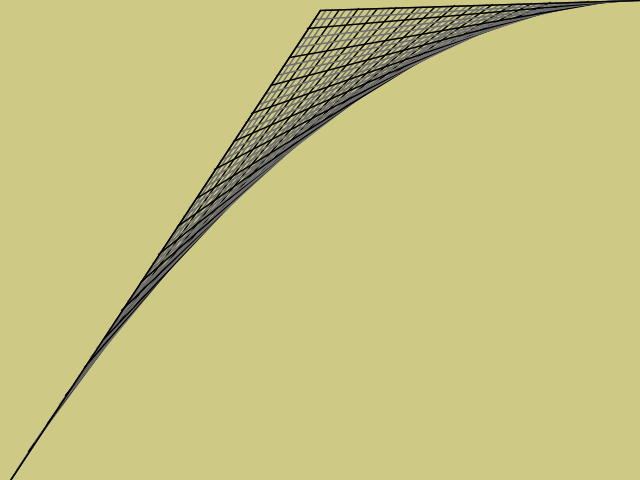
Frame 1 (no input)
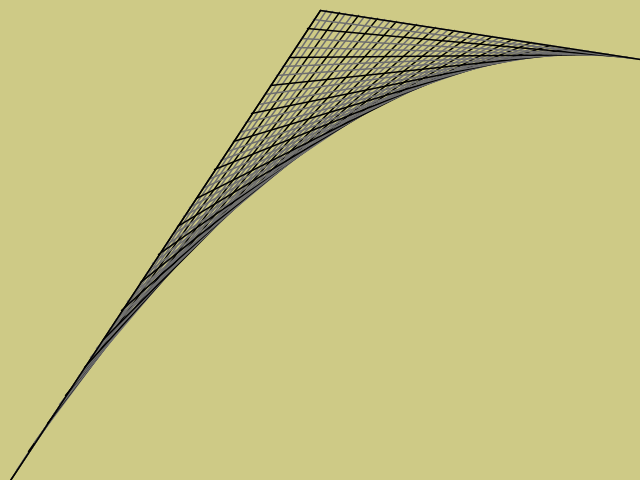
Frame 60 (the mouse pressed at the canvas centre just before this capture)
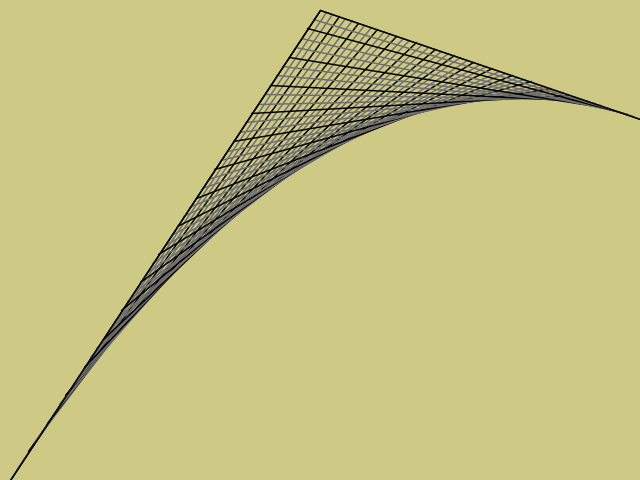
Frame 120 (the mouse held since frame 60 and released just before this capture)

The Processing sketch that drew these frames (run headless with seeded random() and noise(); from frame 60 on, the mouse is pressed at the canvas centre):

// Processing sketch: Assignment_2
// ── Assignment_2.pde
import java.lang.Math;

void setup()
{
    size(640, 480);
    stroke(110, 110, 110);
    strokeWeight(1.5);
}

int frames = 0;

void draw()
{
    background(206, 202, 134);
    Axis axis1 = new Axis(width/2, 10.0, float(width), frames % height);
    Axis axis2 = new Axis(width/2, 10.0, 10.0, float(height));
    Parabola parabola = new Parabola(axis1, axis2, 50);
    parabola.draw();
    frames++;
}

class Axis {
  public float xStart, yStart, xEnd, yEnd;
  Axis (float x1, float y1, float x2, float y2) {
    this.xStart = x1;
    this.yStart = y1;
    this.xEnd = x2;
    this.yEnd = y2;
  }

  public float f(float x) {
    float k_value = (yEnd - yStart) / (xEnd - xStart);
    return (x - xStart) * k_value;
  }

  public float axis_length()
  {
    float x2 = (yEnd - yStart) * (yEnd - yStart);
    float y2 = (xEnd - xStart) * (xEnd - xStart);
    return (float) Math.sqrt(x2 + y2);
  }

  public float xlength()
  {
    return (xEnd - xStart);

  }
  public float ylength()
  {
    return (yEnd - yStart);
  }

  public boolean isFlatX()
  {
    return this.xStart == this.xEnd;
  }

  public void draw(Axis other, int number_of_lines)
  {
    float axis_step = this.xlength() / number_of_lines;
    float other_axis_step = other.xlength() / number_of_lines;
    for(float i=0; i < number_of_lines + 1; i++)
    {
      if(i % 3 == 0)
        stroke(0, 0, 0);
      else
        stroke(110, 110, 110);
      line(
        i * this.xlength() / number_of_lines + this.xStart,
        i * this.ylength() / number_of_lines + this.yStart,
        other.xlength() - (i * other.xlength() / number_of_lines) + other.xStart,
        other.ylength() - (i * other.ylength() / number_of_lines) + other.yStart);
    }

    stroke(0, 0, 0);
    line(this.xStart, this.yStart, this.xEnd, this.yEnd);
    line(other.xStart, other.yStart, other.xEnd, other.yEnd);

  }
}

class Parabola {
  Axis axis1, axis2;
  int numberOfLines;
  Parabola (Axis axis_1, Axis axis_2, int number_of_lines) {
    axis1 = axis_1;
    axis2 = axis_2;
    numberOfLines = number_of_lines;
  }

  public void draw(){
    this.axis1.draw(this.axis2, this.numberOfLines);
  }
}
